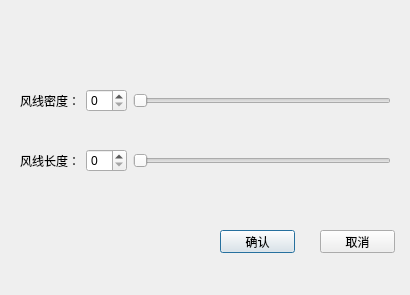
<?xml version="1.0" encoding="UTF-8"?>
<ui version="4.0">
 <class>WindDialog</class>
 <widget class="QDialog" name="WindDialog">
  <property name="geometry">
   <rect>
    <x>0</x>
    <y>0</y>
    <width>410</width>
    <height>295</height>
   </rect>
  </property>
  <property name="windowTitle">
   <string>Dialog</string>
  </property>
  <widget class="QWidget" name="layoutWidget">
   <property name="geometry">
    <rect>
     <x>20</x>
     <y>140</y>
     <width>371</width>
     <height>41</height>
    </rect>
   </property>
   <layout class="QHBoxLayout" name="horizontalLayout_2">
    <item>
     <widget class="QLabel" name="windbox2adfa">
      <property name="text">
       <string>风线长度：</string>
      </property>
     </widget>
    </item>
    <item>
     <widget class="QSpinBox" name="windbox2"/>
    </item>
    <item>
     <widget class="QSlider" name="windslider2">
      <property name="orientation">
       <enum>Qt::Horizontal</enum>
      </property>
     </widget>
    </item>
   </layout>
  </widget>
  <widget class="QPushButton" name="okButton">
   <property name="geometry">
    <rect>
     <x>220</x>
     <y>230</y>
     <width>75</width>
     <height>23</height>
    </rect>
   </property>
   <property name="text">
    <string>确认</string>
   </property>
  </widget>
  <widget class="QPushButton" name="cancelButton">
   <property name="geometry">
    <rect>
     <x>320</x>
     <y>230</y>
     <width>75</width>
     <height>23</height>
    </rect>
   </property>
   <property name="text">
    <string>取消</string>
   </property>
  </widget>
  <widget class="QWidget" name="">
   <property name="geometry">
    <rect>
     <x>20</x>
     <y>80</y>
     <width>371</width>
     <height>41</height>
    </rect>
   </property>
   <layout class="QHBoxLayout" name="horizontalLayout">
    <item>
     <widget class="QLabel" name="label">
      <property name="text">
       <string>风线密度：</string>
      </property>
     </widget>
    </item>
    <item>
     <widget class="QSpinBox" name="windbox1"/>
    </item>
    <item>
     <widget class="QSlider" name="windslider1">
      <property name="orientation">
       <enum>Qt::Horizontal</enum>
      </property>
     </widget>
    </item>
   </layout>
  </widget>
 </widget>
 <resources/>
 <connections/>
</ui>
